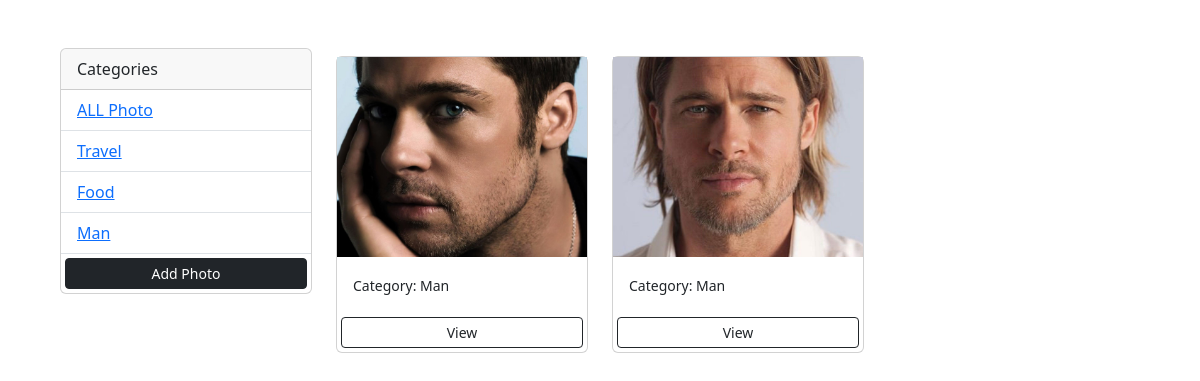
/?category=Man, run on an earlier commit of the app's database.
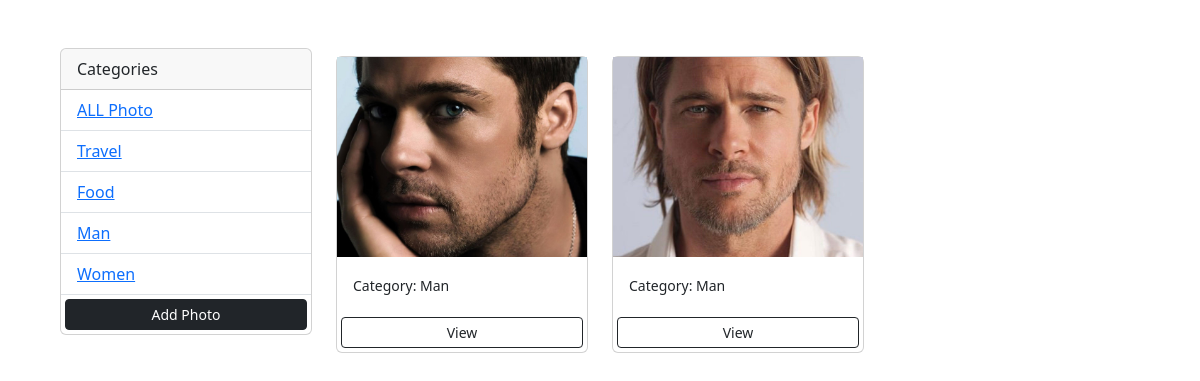
And on a later commit of the database.
### photos/models.py (models this page shows, shortened)
class Category(models.Model):
    name = models.CharField(max_length=100, null=False, blank=False)

class Photo(models.Model):
    category = models.ForeignKey(Category, on_delete=models.SET_NULL, null=True, blank=True)
    image = models.ImageField(null=False, blank=False)
    description = models.TextField()

### photos/views.py (the view)
# urls.py: path('', views.gallery, name='gallery'),
def gallery(request):
    category = request.GET.get('category')
    if category == None:
        photos = Photo.objects.all()
    else:
        photos = Photo.objects.filter(category__name=category)
    categories = Category.objects.all()
    context = {'categories': categories, 'photos': photos}
    return render(request, "photos/gallery.html", context)

### photos/templates/photos/gallery.html (shortened to what this page needs)
<!DOCTYPE html>
<html lang="en">
<head>
    <link href="https://cdn.jsdelivr.net/npm/bootstrap@5.3.2/dist/css/bootstrap.min.css" rel="stylesheet"
>
</head>
<body class="m-5">
    <div class="container">
        <div class="row">
            <div class="col-md-3">
                <div class="card">
                    <div class="card-header">
                         Categories
                     </div>
                     <ul class="list-group list-group-flush">
                         <li class="list-group-item">
                             <a href="{% url 'gallery' %}">ALL Photo</a>
                         </li>
                         {% for category in categories %}
                         <li class="list-group-item">
                              <a href="{% url 'gallery' %}?category={{category.name}}">{{category.name}}</a>
                         </li>
                         {% endfor %}
                             <a href="{% url 'add' %}" class="btn btn-dark btn-block btn-sm m-1">Add Photo</a>
                     </ul>
                </div>
            </div>
            <div class="col-md-9">
                <div class="row">
                    {% for photo in photos %}
                   <div class="col-md-4">
                        <div class="card my-2">
                            <img class="image-thumbail"
                                src="{{photo.image.url}}" alt="Card image cap"
                                alt="Card image cap">
                            <div class="card-body">
                            <small>Category: {{photo.category.name}}</small>
                            </div>
                            <a href="{% url 'photo' photo.id %}" class="btn btn-outline-dark btn-sm m-1">View</a>
                        </div>
                   </div>
                        {% empty %}
                        <h3>No photos...</h3>
                    {% endfor %}
                </div>
            </div>
        </div>
    </div>
</body>
</html>

### photos/templates/photos/gallery.html (style rules this page uses)
.image-thumbail { height: 200px; object-fit: cover; }

What changed in the data, as far as the page shows it:
added Category: name "Women"
